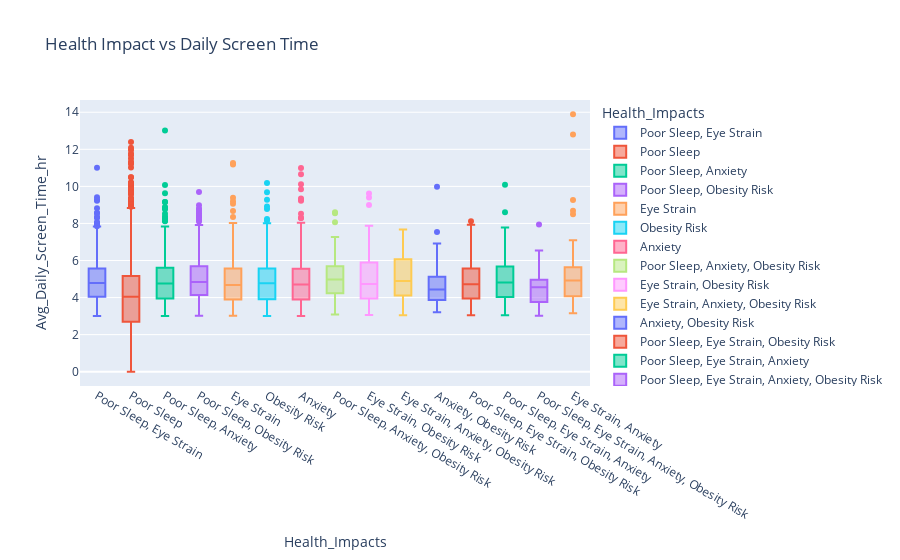

Notebook code cell kept with this figure:
### Markdown cell above
## Screen Time and Health Impacts

### Code cell
fig = px.box(df, x='Health_Impacts', y='Avg_Daily_Screen_Time_hr', color='Health_Impacts',
             title='Health Impact vs Daily Screen Time',
             hover_data=['Age', 'Gender'])
fig.show()

### Figure 1 — Plotly figure (JSON) as saved in the notebook; plotly's stock layout.template omitted (floating-point values rounded to 4 significant figures; data arrays with more than 128 entries replaced by an {"elided": "..."} marker saying what was removed)
{"data": [{"alignmentgroup": "True", "customdata": {"elided": "979x2 mixed values"}, "hovertemplate": "Health_Impacts=%{x}<br>Avg_Daily_Screen_Time_hr=%{y}<br>Age=%{customdata[0]}<br>Gender=%{customdata[1]}<extra></extra>", "legendgroup": "Poor Sleep, Eye Strain", "marker": {"color": "#636efa"}, "name": "Poor Sleep, Eye Strain", "notched": false, "offsetgroup": "Poor Sleep, Eye Strain", "orientation": "v", "showlegend": true, "type": "box", "x": {"elided": "979 str values"}, "x0": " ", "xaxis": "x", "y": {"elided": "979 float values"}, "y0": " ", "yaxis": "y"}, {"alignmentgroup": "True", "customdata": {"elided": "5486x2 mixed values"}, "hovertemplate": "Health_Impacts=%{x}<br>Avg_Daily_Screen_Time_hr=%{y}<br>Age=%{customdata[0]}<br>Gender=%{customdata[1]}<extra></extra>", "legendgroup": "Poor Sleep", "marker": {"color": "#EF553B"}, "name": "Poor Sleep", "notched": false, "offsetgroup": "Poor Sleep", "orientation": "v", "showlegend": true, "type": "box", "x": {"elided": "5486 str values"}, "x0": " ", "xaxis": "x", "y": {"elided": "5486 float values"}, "y0": " ", "yaxis": "y"}, {"alignmentgroup": "True", "customdata": {"elided": "608x2 mixed values"}, "hovertemplate": "Health_Impacts=%{x}<br>Avg_Daily_Screen_Time_hr=%{y}<br>Age=%{customdata[0]}<br>Gender=%{customdata[1]}<extra></extra>", "legendgroup": "Poor Sleep, Anxiety", "marker": {"color": "#00cc96"}, "name": "Poor Sleep, Anxiety", "notched": false, "offsetgroup": "Poor Sleep, Anxiety", "orientation": "v", "showlegend": true, "type": "box", "x": {"elided": "608 str values"}, "x0": " ", "xaxis": "x", "y": {"elided": "608 float values"}, "y0": " ", "yaxis": "y"}, {"alignmentgroup": "True", "customdata": {"elided": "452x2 mixed values"}, "hovertemplate": "Health_Impacts=%{x}<br>Avg_Daily_Screen_Time_hr=%{y}<br>Age=%{customdata[0]}<br>Gender=%{customdata[1]}<extra></extra>", "legendgroup": "Poor Sleep, Obesity Risk", "marker": {"color": "#ab63fa"}, "name": "Poor Sleep, Obesity Risk", "notched": false, "offsetgroup": "Poor Sleep, Obesity Risk", "orientation": "v", "showlegend": true, "type": "box", "x": {"elided": "452 str values"}, "x0": " ", "xaxis": "x", "y": {"elided": "452 float values"}, "y0": " ", "yaxis": "y"}, {"alignmentgroup": "True", "customdata": {"elided": "644x2 mixed values"}, "hovertemplate": "Health_Impacts=%{x}<br>Avg_Daily_Screen_Time_hr=%{y}<br>Age=%{customdata[0]}<br>Gender=%{customdata[1]}<extra></extra>", "legendgroup": "Eye Strain", "marker": {"color": "#FFA15A"}, "name": "Eye Strain", "notched": false, "offsetgroup": "Eye Strain", "orientation": "v", "showlegend": true, "type": "box", "x": {"elided": "644 str values"}, "x0": " ", "xaxis": "x", "y": {"elided": "644 float values"}, "y0": " ", "yaxis": "y"}, {"alignmentgroup": "True", "customdata": {"elided": "252x2 mixed values"}, "hovertemplate": "Health_Impacts=%{x}<br>Avg_Daily_Screen_Time_hr=%{y}<br>Age=%{customdata[0]}<br>Gender=%{customdata[1]}<extra></extra>", "legendgroup": "Obesity Risk", "marker": {"color": "#19d3f3"}, "name": "Obesity Risk", "notched": false, "offsetgroup": "Obesity Risk", "orientation": "v", "showlegend": true, "type": "box", "x": {"elided": "252 str values"}, "x0": " ", "xaxis": "x", "y": {"elided": "252 float values"}, "y0": " ", "yaxis": "y"}, {"alignmentgroup": "True", "customdata": {"elided": "385x2 mixed values"}, "hovertemplate": "Health_Impacts=%{x}<br>Avg_Daily_Screen_Time_hr=%{y}<br>Age=%{customdata[0]}<br>Gender=%{customdata[1]}<extra></extra>", "legendgroup": "Anxiety", "marker": {"color": "#FF6692"}, "name": "Anxiety", "notched": false, "offsetgroup": "Anxiety", "orientation": "v", "showlegend": true, "type": "box", "x": {"elided": "385 str values"}, "x0": " ", "xaxis": "x", "y": {"elided": "385 float values"}, "y0": " ", "yaxis": "y"}, {"alignmentgroup": "True", "customdata": {"elided": "78x2 mixed values"}, "hovertemplate": "Health_Impacts=%{x}<br>Avg_Daily_Screen_Time_hr=%{y}<br>Age=%{customdata[0]}<br>Gender=%{customdata[1]}<extra></extra>", "legendgroup": "Poor Sleep, Anxiety, Obesity Risk", "marker": {"color": "#B6E880"}, "name": "Poor Sleep, Anxiety, Obesity Risk", "notched": false, "offsetgroup": "Poor Sleep, Anxiety, Obesity Risk", "orientation": "v", "showlegend": true, "type": "box", "x": ["Poor Sleep, Anxiety, Obesity Risk", "Poor Sleep, Anxiety, Obesity Risk", "Poor Sleep, Anxiety, Obesity Risk", "Poor Sleep, Anxiety, Obesity Risk", "Poor Sleep, Anxiety, Obesity Risk", "Poor Sleep, Anxiety, Obesity Risk", "Poor Sleep, Anxiety, Obesity Risk", "Poor Sleep, Anxiety, Obesity Risk", "Poor Sleep, Anxiety, Obesity Risk", "Poor Sleep, Anxiety, Obesity Risk", "Poor Sleep, Anxiety, Obesity Risk", "Poor Sleep, Anxiety, Obesity Risk", "Poor Sleep, Anxiety, Obesity Risk", "Poor Sleep, Anxiety, Obesity Risk", "Poor Sleep, Anxiety, Obesity Risk", "Poor Sleep, Anxiety, Obesity Risk", "Poor Sleep, Anxiety, Obesity Risk", "Poor Sleep, Anxiety, Obesity Risk", "Poor Sleep, Anxiety, Obesity Risk", "Poor Sleep, Anxiety, Obesity Risk", "Poor Sleep, Anxiety, Obesity Risk", "Poor Sleep, Anxiety, Obesity Risk", "Poor Sleep, Anxiety, Obesity Risk", "Poor Sleep, Anxiety, Obesity Risk", "Poor Sleep, Anxiety, Obesity Risk", "Poor Sleep, Anxiety, Obesity Risk", "Poor Sleep, Anxiety, Obesity Risk", "Poor Sleep, Anxiety, Obesity Risk", "Poor Sleep, Anxiety, Obesity Risk", "Poor Sleep, Anxiety, Obesity Risk", "Poor Sleep, Anxiety, Obesity Risk", "Poor Sleep, Anxiety, Obesity Risk", "Poor Sleep, Anxiety, Obesity Risk", "Poor Sleep, Anxiety, Obesity Risk", "Poor Sleep, Anxiety, Obesity Risk", "Poor Sleep, Anxiety, Obesity Risk", "Poor Sleep, Anxiety, Obesity Risk", "Poor Sleep, Anxiety, Obesity Risk", "Poor Sleep, Anxiety, Obesity Risk", "Poor Sleep, Anxiety, Obesity Risk", "Poor Sleep, Anxiety, Obesity Risk", "Poor Sleep, Anxiety, Obesity Risk", "Poor Sleep, Anxiety, Obesity Risk", "Poor Sleep, Anxiety, Obesity Risk", "Poor Sleep, Anxiety, Obesity Risk", "Poor Sleep, Anxiety, Obesity Risk", "Poor Sleep, Anxiety, Obesity Risk", "Poor Sleep, Anxiety, Obesity Risk", "Poor Sleep, Anxiety, Obesity Risk", "Poor Sleep, Anxiety, Obesity Risk", "Poor Sleep, Anxiety, Obesity Risk", "Poor Sleep, Anxiety, Obesity Risk", "Poor Sleep, Anxiety, Obesity Risk", "Poor Sleep, Anxiety, Obesity Risk", "Poor Sleep, Anxiety, Obesity Risk", "Poor Sleep, Anxiety, Obesity Risk", "Poor Sleep, Anxiety, Obesity Risk", "Poor Sleep, Anxiety, Obesity Risk", "Poor Sleep, Anxiety, Obesity Risk", "Poor Sleep, Anxiety, Obesity Risk", "Poor Sleep, Anxiety, Obesity Risk", "Poor Sleep, Anxiety, Obesity Risk", "Poor Sleep, Anxiety, Obesity Risk", "Poor Sleep, Anxiety, Obesity Risk", "Poor Sleep, Anxiety, Obesity Risk", "Poor Sleep, Anxiety, Obesity Risk", "Poor Sleep, Anxiety, Obesity Risk", "Poor Sleep, Anxiety, Obesity Risk", "Poor Sleep, Anxiety, Obesity Risk", "Poor Sleep, Anxiety, Obesity Risk", "Poor Sleep, Anxiety, Obesity Risk", "Poor Sleep, Anxiety, Obesity Risk", "Poor Sleep, Anxiety, Obesity Risk", "Poor Sleep, Anxiety, Obesity Risk", "Poor Sleep, Anxiety, Obesity Risk", "Poor Sleep, Anxiety, Obesity Risk", "Poor Sleep, Anxiety, Obesity Risk", "Poor Sleep, Anxiety, Obesity Risk"], "x0": " ", "xaxis": "x", "y": [3.19, 3.64, 4.59, 3.85, 5.76, 4.61, 5.25, 6.08, 4.23, 6.34, 5.73, 8.55, 5.12, 5.36, 5.48, 3.88, 3.55, 5.12, 6.33, 4.93, 4.37, 4.14, 4.6, 7.12, 4.61, 6.29, 4.01, 4.49, 3.68, 4.57, 5.38, 5.69, 5.5, 6.21, 7.27, 4.79, 3.22, 6.25, 3.78, 5.62, 4.48, 5.08, 3.09, 5.12, 3.89, 5.27, 5.02, 4.5, 4.56, 5.22, 4.03, 6.86, 5.43, 5.79, 3.98, 5.67, 5.3, 6.74, 5.11, 4.52, 3.68, 4.6, 3.57, 4.6, 4.33, 3.53, 5.87, 3.84, 5.5, 3.8, 5.24, 7.19, 4.26, 4.29, 6.28, 8.61, 4.63, 8.07], "y0": " ", "yaxis": "y"}, {"alignmentgroup": "True", "customdata": {"elided": "106x2 mixed values"}, "hovertemplate": "Health_Impacts=%{x}<br>Avg_Daily_Screen_Time_hr=%{y}<br>Age=%{customdata[0]}<br>Gender=%{customdata[1]}<extra></extra>", "legendgroup": "Eye Strain, Obesity Risk", "marker": {"color": "#FF97FF"}, "name": "Eye Strain, Obesity Risk", "notched": false, "offsetgroup": "Eye Strain, Obesity Risk", "orientation": "v", "showlegend": true, "type": "box", "x": ["Eye Strain, Obesity Risk", "Eye Strain, Obesity Risk", "Eye Strain, Obesity Risk", "Eye Strain, Obesity Risk", "Eye Strain, Obesity Risk", "Eye Strain, Obesity Risk", "Eye Strain, Obesity Risk", "Eye Strain, Obesity Risk", "Eye Strain, Obesity Risk", "Eye Strain, Obesity Risk", "Eye Strain, Obesity Risk", "Eye Strain, Obesity Risk", "Eye Strain, Obesity Risk", "Eye Strain, Obesity Risk", "Eye Strain, Obesity Risk", "Eye Strain, Obesity Risk", "Eye Strain, Obesity Risk", "Eye Strain, Obesity Risk", "Eye Strain, Obesity Risk", "Eye Strain, Obesity Risk", "Eye Strain, Obesity Risk", "Eye Strain, Obesity Risk", "Eye Strain, Obesity Risk", "Eye Strain, Obesity Risk", "Eye Strain, Obesity Risk", "Eye Strain, Obesity Risk", "Eye Strain, Obesity Risk", "Eye Strain, Obesity Risk", "Eye Strain, Obesity Risk", "Eye Strain, Obesity Risk", "Eye Strain, Obesity Risk", "Eye Strain, Obesity Risk", "Eye Strain, Obesity Risk", "Eye Strain, Obesity Risk", "Eye Strain, Obesity Risk", "Eye Strain, Obesity Risk", "Eye Strain, Obesity Risk", "Eye Strain, Obesity Risk", "Eye Strain, Obesity Risk", "Eye Strain, Obesity Risk", "Eye Strain, Obesity Risk", "Eye Strain, Obesity Risk", "Eye Strain, Obesity Risk", "Eye Strain, Obesity Risk", "Eye Strain, Obesity Risk", "Eye Strain, Obesity Risk", "Eye Strain, Obesity Risk", "Eye Strain, Obesity Risk", "Eye Strain, Obesity Risk", "Eye Strain, Obesity Risk", "Eye Strain, Obesity Risk", "Eye Strain, Obesity Risk", "Eye Strain, Obesity Risk", "Eye Strain, Obesity Risk", "Eye Strain, Obesity Risk", "Eye Strain, Obesity Risk", "Eye Strain, Obesity Risk", "Eye Strain, Obesity Risk", "Eye Strain, Obesity Risk", "Eye Strain, Obesity Risk", "Eye Strain, Obesity Risk", "Eye Strain, Obesity Risk", "Eye Strain, Obesity Risk", "Eye Strain, Obesity Risk", "Eye Strain, Obesity Risk", "Eye Strain, Obesity Risk", "Eye Strain, Obesity Risk", "Eye Strain, Obesity Risk", "Eye Strain, Obesity Risk", "Eye Strain, Obesity Risk", "Eye Strain, Obesity Risk", "Eye Strain, Obesity Risk", "Eye Strain, Obesity Risk", "Eye Strain, Obesity Risk", "Eye Strain, Obesity Risk", "Eye Strain, Obesity Risk", "Eye Strain, Obesity Risk", "Eye Strain, Obesity Risk", "Eye Strain, Obesity Risk", "Eye Strain, Obesity Risk", "Eye Strain, Obesity Risk", "Eye Strain, Obesity Risk", "Eye Strain, Obesity Risk", "Eye Strain, Obesity Risk", "Eye Strain, Obesity Risk", "Eye Strain, Obesity Risk", "Eye Strain, Obesity Risk", "Eye Strain, Obesity Risk", "Eye Strain, Obesity Risk", "Eye Strain, Obesity Risk", "Eye Strain, Obesity Risk", "Eye Strain, Obesity Risk", "Eye Strain, Obesity Risk", "Eye Strain, Obesity Risk", "Eye Strain, Obesity Risk", "Eye Strain, Obesity Risk", "Eye Strain, Obesity Risk", "Eye Strain, Obesity Risk", "Eye Strain, Obesity Risk", "Eye Strain, Obesity Risk", "Eye Strain, Obesity Risk", "Eye Strain, Obesity Risk", "Eye Strain, Obesity Risk", "Eye Strain, Obesity Risk", "Eye Strain, Obesity Risk", "Eye Strain, Obesity Risk"], "x0": " ", "xaxis": "x", "y": [3.5, 4.74, 4.86, 6.02, 4.32, 6.42, 5.85, 6.13, 7.1, 3.26, 6.08, 4.19, 3.53, 6.2, 4.63, 3.68, 5.05, 4.04, 5.74, 4.02, 4.37, 4.59, 4.24, 5.85, 8.99, 5.82, 4.07, 3.28, 4.02, 6.37, 5.73, 3.85, 6.19, 5.37, 5.42, 6.51, 4.24, 4.61, 5.39, 3.56, 3.12, 3.24, 5.51, 5.92, 3.16, 3.22, 3.14, 3.77, 3.8, 3.25, 3.06, 6.14, 5.89, 3.7, 4.25, 4.98, 4.46, 5.12, 6.5, 6.3, 9.4, 3.28, 4.39, 5.97, 4.0, 4.09, 7.87, 6.76, 4.78, 9.62, 5.82, 5.13, 3.95, 4.5, 5.48, 4.55, 6.33, 4.73, 3.49, 6.34, 5.89, 7.1, 4.09, 3.56, 4.99, 3.19, 4.15, 4.72, 5.43, 4.03, 4.06, 5.87, 5.05, 3.2, 4.83, 4.07, 3.73, 3.8, 5.31, 6.34, 4.77, 3.51, 6.24, 6.51, 3.85, 5.55], "y0": " ", "yaxis": "y"}, {"alignmentgroup": "True", "customdata": [[16, "Male"], [18, "Female"], [10, "Female"], [12, "Female"], [10, "Male"], [16, "Male"], [18, "Female"], [15, "Male"], [15, "Male"], [14, "Female"], [10, "Male"], [18, "Female"], [16, "Male"], [10, "Female"], [9, "Male"], [17, "Female"], [14, "Female"], [14, "Male"], [11, "Female"], [10, "Male"], [18, "Female"], [9, "Female"], [12, "Female"], [16, "Male"], [14, "Female"], [13, "Male"], [16, "Male"], [15, "Female"], [14, "Male"], [15, "Male"], [14, "Male"], [14, "Female"], [10, "Male"], [16, "Male"], [16, "Male"]], "hovertemplate": "Health_Impacts=%{x}<br>Avg_Daily_Screen_Time_hr=%{y}<br>Age=%{customdata[0]}<br>Gender=%{customdata[1]}<extra></extra>", "legendgroup": "Eye Strain, Anxiety, Obesity Risk", "marker": {"color": "#FECB52"}, "name": "Eye Strain, Anxiety, Obesity Risk", "notched": false, "offsetgroup": "Eye Strain, Anxiety, Obesity Risk", "orientation": "v", "showlegend": true, "type": "box", "x": ["Eye Strain, Anxiety, Obesity Risk", "Eye Strain, Anxiety, Obesity Risk", "Eye Strain, Anxiety, Obesity Risk", "Eye Strain, Anxiety, Obesity Risk", "Eye Strain, Anxiety, Obesity Risk", "Eye Strain, Anxiety, Obesity Risk", "Eye Strain, Anxiety, Obesity Risk", "Eye Strain, Anxiety, Obesity Risk", "Eye Strain, Anxiety, Obesity Risk", "Eye Strain, Anxiety, Obesity Risk", "Eye Strain, Anxiety, Obesity Risk", "Eye Strain, Anxiety, Obesity Risk", "Eye Strain, Anxiety, Obesity Risk", "Eye Strain, Anxiety, Obesity Risk", "Eye Strain, Anxiety, Obesity Risk", "Eye Strain, Anxiety, Obesity Risk", "Eye Strain, Anxiety, Obesity Risk", "Eye Strain, Anxiety, Obesity Risk", "Eye Strain, Anxiety, Obesity Risk", "Eye Strain, Anxiety, Obesity Risk", "Eye Strain, Anxiety, Obesity Risk", "Eye Strain, Anxiety, Obesity Risk", "Eye Strain, Anxiety, Obesity Risk", "Eye Strain, Anxiety, Obesity Risk", "Eye Strain, Anxiety, Obesity Risk", "Eye Strain, Anxiety, Obesity Risk", "Eye Strain, Anxiety, Obesity Risk", "Eye Strain, Anxiety, Obesity Risk", "Eye Strain, Anxiety, Obesity Risk", "Eye Strain, Anxiety, Obesity Risk", "Eye Strain, Anxiety, Obesity Risk", "Eye Strain, Anxiety, Obesity Risk", "Eye Strain, Anxiety, Obesity Risk", "Eye Strain, Anxiety, Obesity Risk", "Eye Strain, Anxiety, Obesity Risk"], "x0": " ", "xaxis": "x", "y": [6.74, 3.05, 6.09, 5.04, 6.1, 3.72, 6.42, 4.08, 6.5, 4.84, 7.67, 4.69, 6.26, 3.53, 6.0, 5.31, 4.81, 4.93, 4.22, 5.83, 4.77, 4.48, 6.37, 4.89, 3.74, 3.13, 4.96, 4.59, 4.05, 5.75, 4.5, 6.53, 3.06, 4.9, 3.22], "y0": " ", "yaxis": "y"}, {"alignmentgroup": "True", "customdata": {"elided": "69x2 mixed values"}, "hovertemplate": "Health_Impacts=%{x}<br>Avg_Daily_Screen_Time_hr=%{y}<br>Age=%{customdata[0]}<br>Gender=%{customdata[1]}<extra></extra>", "legendgroup": "Anxiety, Obesity Risk", "marker": {"color": "#636efa"}, "name": "Anxiety, Obesity Risk", "notched": false, "offsetgroup": "Anxiety, Obesity Risk", "orientation": "v", "showlegend": true, "type": "box", "x": ["Anxiety, Obesity Risk", "Anxiety, Obesity Risk", "Anxiety, Obesity Risk", "Anxiety, Obesity Risk", "Anxiety, Obesity Risk", "Anxiety, Obesity Risk", "Anxiety, Obesity Risk", "Anxiety, Obesity Risk", "Anxiety, Obesity Risk", "Anxiety, Obesity Risk", "Anxiety, Obesity Risk", "Anxiety, Obesity Risk", "Anxiety, Obesity Risk", "Anxiety, Obesity Risk", "Anxiety, Obesity Risk", "Anxiety, Obesity Risk", "Anxiety, Obesity Risk", "Anxiety, Obesity Risk", "Anxiety, Obesity Risk", "Anxiety, Obesity Risk", "Anxiety, Obesity Risk", "Anxiety, Obesity Risk", "Anxiety, Obesity Risk", "Anxiety, Obesity Risk", "Anxiety, Obesity Risk", "Anxiety, Obesity Risk", "Anxiety, Obesity Risk", "Anxiety, Obesity Risk", "Anxiety, Obesity Risk", "Anxiety, Obesity Risk", "Anxiety, Obesity Risk", "Anxiety, Obesity Risk", "Anxiety, Obesity Risk", "Anxiety, Obesity Risk", "Anxiety, Obesity Risk", "Anxiety, Obesity Risk", "Anxiety, Obesity Risk", "Anxiety, Obesity Risk", "Anxiety, Obesity Risk", "Anxiety, Obesity Risk", "Anxiety, Obesity Risk", "Anxiety, Obesity Risk", "Anxiety, Obesity Risk", "Anxiety, Obesity Risk", "Anxiety, Obesity Risk", "Anxiety, Obesity Risk", "Anxiety, Obesity Risk", "Anxiety, Obesity Risk", "Anxiety, Obesity Risk", "Anxiety, Obesity Risk", "Anxiety, Obesity Risk", "Anxiety, Obesity Risk", "Anxiety, Obesity Risk", "Anxiety, Obesity Risk", "Anxiety, Obesity Risk", "Anxiety, Obesity Risk", "Anxiety, Obesity Risk", "Anxiety, Obesity Risk", "Anxiety, Obesity Risk", "Anxiety, Obesity Risk", "Anxiety, Obesity Risk", "Anxiety, Obesity Risk", "Anxiety, Obesity Risk", "Anxiety, Obesity Risk", "Anxiety, Obesity Risk", "Anxiety, Obesity Risk", "Anxiety, Obesity Risk", "Anxiety, Obesity Risk", "Anxiety, Obesity Risk"], "x0": " ", "xaxis": "x", "y": [4.96, 4.67, 4.16, 4.24, 4.01, 4.29, 9.98, 4.34, 5.88, 5.36, 4.22, 3.24, 5.65, 3.35, 3.88, 3.25, 4.84, 4.62, 5.57, 3.52, 5.1, 4.03, 5.01, 5.07, 4.83, 4.07, 4.46, 6.09, 3.61, 4.31, 4.68, 3.45, 3.65, 3.82, 4.97, 3.77, 6.38, 4.18, 4.54, 3.77, 4.96, 3.52, 4.1, 4.11, 4.66, 6.92, 4.73, 5.49, 5.05, 3.32, 5.4, 4.1, 3.36, 7.54, 3.28, 3.39, 4.34, 5.84, 3.21, 4.44, 5.35, 3.73, 4.38, 5.86, 5.86, 4.64, 5.75, 4.44, 5.18], "y0": " ", "yaxis": "y"}, {"alignmentgroup": "True", "customdata": {"elided": "188x2 mixed values"}, "hovertemplate": "Health_Impacts=%{x}<br>Avg_Daily_Screen_Time_hr=%{y}<br>Age=%{customdata[0]}<br>Gender=%{customdata[1]}<extra></extra>", "legendgroup": "Poor Sleep, Eye Strain, Obesity Risk", "marker": {"color": "#EF553B"}, "name": "Poor Sleep, Eye Strain, Obesity Risk", "notched": false, "offsetgroup": "Poor Sleep, Eye Strain, Obesity Risk", "orientation": "v", "showlegend": true, "type": "box", "x": {"elided": "188 str values"}, "x0": " ", "xaxis": "x", "y": {"elided": "188 float values"}, "y0": " ", "yaxis": "y"}, {"alignmentgroup": "True", "customdata": {"elided": "258x2 mixed values"}, "hovertemplate": "Health_Impacts=%{x}<br>Avg_Daily_Screen_Time_hr=%{y}<br>Age=%{customdata[0]}<br>Gender=%{customdata[1]}<extra></extra>", "legendgroup": "Poor Sleep, Eye Strain, Anxiety", "marker": {"color": "#00cc96"}, "name": "Poor Sleep, Eye Strain, Anxiety", "notched": false, "offsetgroup": "Poor Sleep, Eye Strain, Anxiety", "orientation": "v", "showlegend": true, "type": "box", "x": {"elided": "258 str values"}, "x0": " ", "xaxis": "x", "y": {"elided": "258 float values"}, "y0": " ", "yaxis": "y"}, {"alignmentgroup": "True", "customdata": [[11, "Female"], [9, "Female"], [12, "Female"], [14, "Male"], [18, "Male"], [9, "Female"], [11, "Male"], [17, "Male"], [13, "Female"], [16, "Female"], [13, "Male"], [15, "Female"], [8, "Female"], [18, "Male"], [15, "Female"], [16, "Male"], [11, "Female"], [16, "Male"], [9, "Male"], [13, "Male"], [17, "Male"], [15, "Female"], [15, "Female"], [15, "Male"], [17, "Female"], [11, "Female"], [14, "Male"], [17, "Female"], [12, "Female"], [14, "Female"], [14, "Female"], [18, "Male"], [13, "Male"], [15, "Male"], [13, "Male"], [12, "Female"], [12, "Female"]], "hovertemplate": "Health_Impacts=%{x}<br>Avg_Daily_Screen_Time_hr=%{y}<br>Age=%{customdata[0]}<br>Gender=%{customdata[1]}<extra></extra>", "legendgroup": "Poor Sleep, Eye Strain, Anxiety, Obesity Risk", "marker": {"color": "#ab63fa"}, "name": "Poor Sleep, Eye Strain, Anxiety, Obesity Risk", "notched": false, "offsetgroup": "Poor Sleep, Eye Strain, Anxiety, Obesity Risk", "orientation": "v", "showlegend": true, "type": "box", "x": ["Poor Sleep, Eye Strain, Anxiety, Obesity Risk", "Poor Sleep, Eye Strain, Anxiety, Obesity Risk", "Poor Sleep, Eye Strain, Anxiety, Obesity Risk", "Poor Sleep, Eye Strain, Anxiety, Obesity Risk", "Poor Sleep, Eye Strain, Anxiety, Obesity Risk", "Poor Sleep, Eye Strain, Anxiety, Obesity Risk", "Poor Sleep, Eye Strain, Anxiety, Obesity Risk", "Poor Sleep, Eye Strain, Anxiety, Obesity Risk", "Poor Sleep, Eye Strain, Anxiety, Obesity Risk", "Poor Sleep, Eye Strain, Anxiety, Obesity Risk", "Poor Sleep, Eye Strain, Anxiety, Obesity Risk", "Poor Sleep, Eye Strain, Anxiety, Obesity Risk", "Poor Sleep, Eye Strain, Anxiety, Obesity Risk", "Poor Sleep, Eye Strain, Anxiety, Obesity Risk", "Poor Sleep, Eye Strain, Anxiety, Obesity Risk", "Poor Sleep, Eye Strain, Anxiety, Obesity Risk", "Poor Sleep, Eye Strain, Anxiety, Obesity Risk", "Poor Sleep, Eye Strain, Anxiety, Obesity Risk", "Poor Sleep, Eye Strain, Anxiety, Obesity Risk", "Poor Sleep, Eye Strain, Anxiety, Obesity Risk", "Poor Sleep, Eye Strain, Anxiety, Obesity Risk", "Poor Sleep, Eye Strain, Anxiety, Obesity Risk", "Poor Sleep, Eye Strain, Anxiety, Obesity Risk", "Poor Sleep, Eye Strain, Anxiety, Obesity Risk", "Poor Sleep, Eye Strain, Anxiety, Obesity Risk", "Poor Sleep, Eye Strain, Anxiety, Obesity Risk", "Poor Sleep, Eye Strain, Anxiety, Obesity Risk", "Poor Sleep, Eye Strain, Anxiety, Obesity Risk", "Poor Sleep, Eye Strain, Anxiety, Obesity Risk", "Poor Sleep, Eye Strain, Anxiety, Obesity Risk", "Poor Sleep, Eye Strain, Anxiety, Obesity Risk", "Poor Sleep, Eye Strain, Anxiety, Obesity Risk", "Poor Sleep, Eye Strain, Anxiety, Obesity Risk", "Poor Sleep, Eye Strain, Anxiety, Obesity Risk", "Poor Sleep, Eye Strain, Anxiety, Obesity Risk", "Poor Sleep, Eye Strain, Anxiety, Obesity Risk", "Poor Sleep, Eye Strain, Anxiety, Obesity Risk"], "x0": " ", "xaxis": "x", "y": [4.21, 5.87, 3.65, 4.86, 3.69, 3.1, 4.98, 3.13, 5.16, 3.48, 3.83, 3.17, 6.54, 3.02, 5.98, 5.61, 4.96, 6.07, 7.94, 4.76, 4.34, 4.85, 4.67, 4.96, 4.77, 5.87, 3.98, 4.22, 3.04, 3.9, 4.56, 3.79, 4.58, 4.1, 4.64, 4.37, 3.64], "y0": " ", "yaxis": "y"}, {"alignmentgroup": "True", "customdata": {"elided": "135x2 mixed values"}, "hovertemplate": "Health_Impacts=%{x}<br>Avg_Daily_Screen_Time_hr=%{y}<br>Age=%{customdata[0]}<br>Gender=%{customdata[1]}<extra></extra>", "legendgroup": "Eye Strain, Anxiety", "marker": {"color": "#FFA15A"}, "name": "Eye Strain, Anxiety", "notched": false, "offsetgroup": "Eye Strain, Anxiety", "orientation": "v", "showlegend": true, "type": "box", "x": {"elided": "135 str values"}, "x0": " ", "xaxis": "x", "y": {"elided": "135 float values"}, "y0": " ", "yaxis": "y"}], "layout": {"boxmode": "overlay", "legend": {"title": {"text": "Health_Impacts"}, "tracegroupgap": 0}, "title": {"text": "Health Impact vs Daily Screen Time"}, "xaxis": {"anchor": "y", "categoryarray": ["Poor Sleep, Eye Strain", "Poor Sleep", "Poor Sleep, Anxiety", "Poor Sleep, Obesity Risk", "Eye Strain", "Obesity Risk", "Anxiety", "Poor Sleep, Anxiety, Obesity Risk", "Eye Strain, Obesity Risk", "Eye Strain, Anxiety, Obesity Risk", "Anxiety, Obesity Risk", "Poor Sleep, Eye Strain, Obesity Risk", "Poor Sleep, Eye Strain, Anxiety", "Poor Sleep, Eye Strain, Anxiety, Obesity Risk", "Eye Strain, Anxiety"], "categoryorder": "array", "domain": [0, 1], "title": {"text": "Health_Impacts"}}, "yaxis": {"anchor": "x", "domain": [0, 1], "title": {"text": "Avg_Daily_Screen_Time_hr"}}}}
